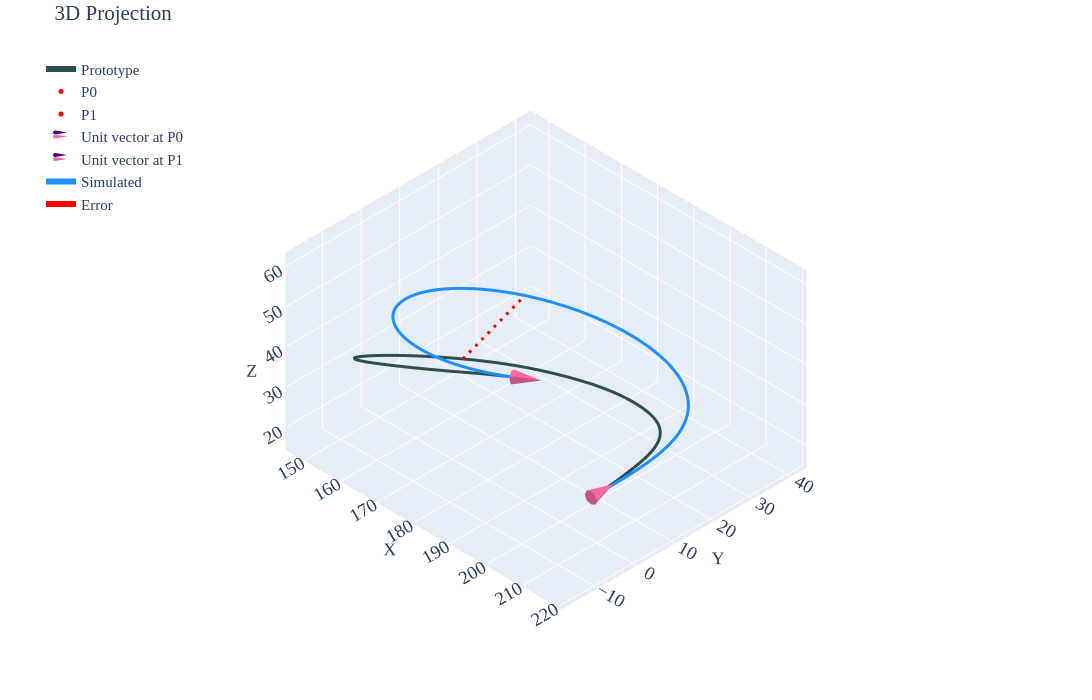

The notebook cell this image was saved under:
### Code cell
df=pd.read_csv('../data/2810/p2-case2.csv')
prt=df.iloc[10:,2:].reset_index(drop=True)
p0=df.iloc[5,2:].values.astype(float)   
p1=df.iloc[6,2:].values.astype(float)   
u0=df.iloc[8,2:].values.astype(float)*df.iloc[2,1]   
u1=df.iloc[9,2:].values.astype(float)*df.iloc[3,1]   
siml=pd.DataFrame(final_rod_position.T,columns=['X','Y','Z'])
fig=utils.plotter(prt.values,p0,p1,u0,u1,x_label='Prototype',spl1=siml.values,spl1_label='Simulated',cne=6,intr='d') 
a=df.iloc[59,2:] 
b=siml.iloc[50] 
fig.add_trace(go.Scatter3d(x=[a[0],b[0]],y=[a[1],b[1]],z=[a[2],b[2]],mode='lines',name='Error',line=dict(color='red',width=6,dash='longdash'))) 
fig.show()
pio.write_html(fig,'html/p2-case2.html')
siml.to_csv('data/p2-case2.csv',index=False)
